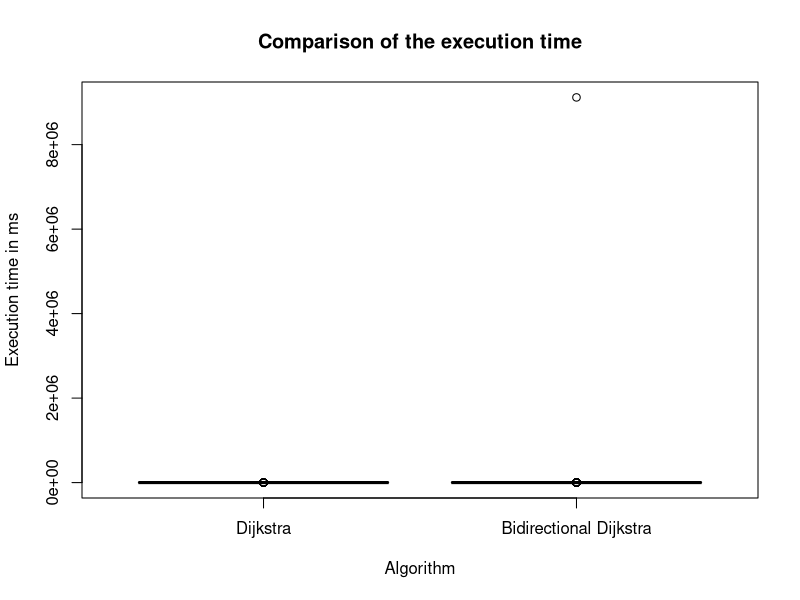
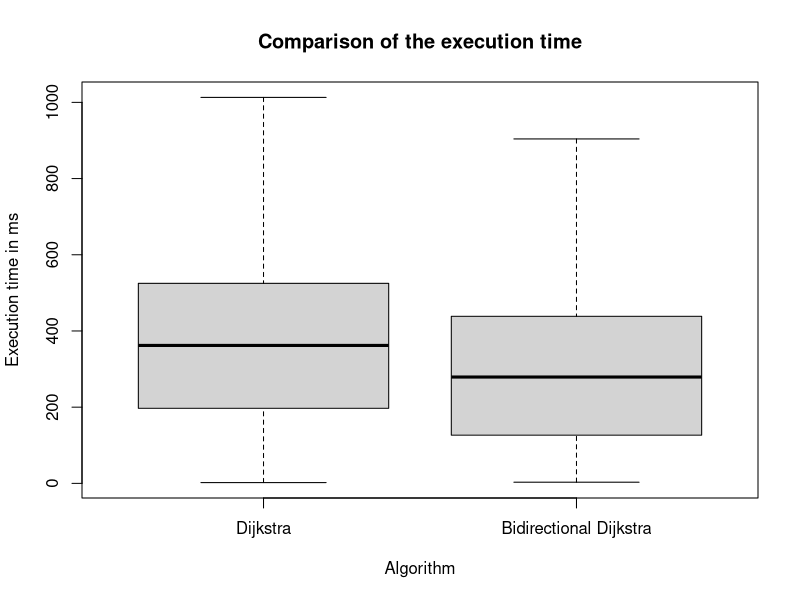
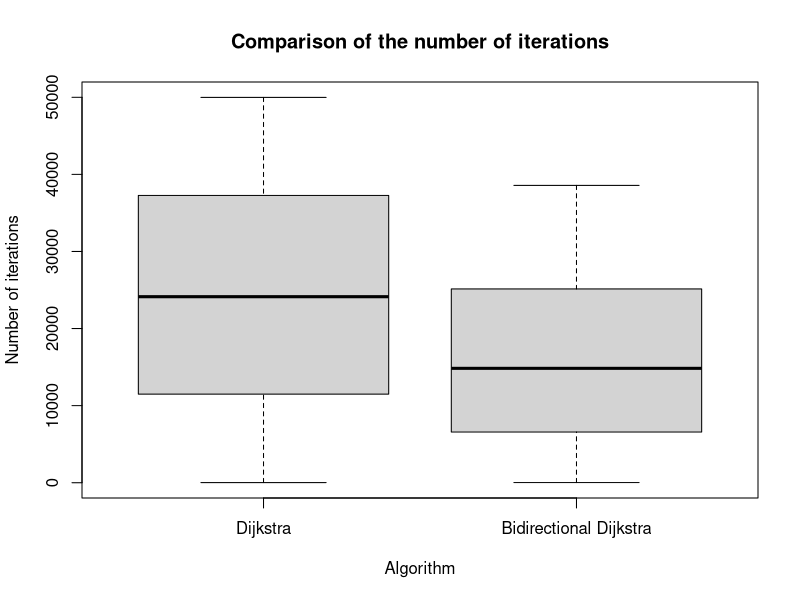
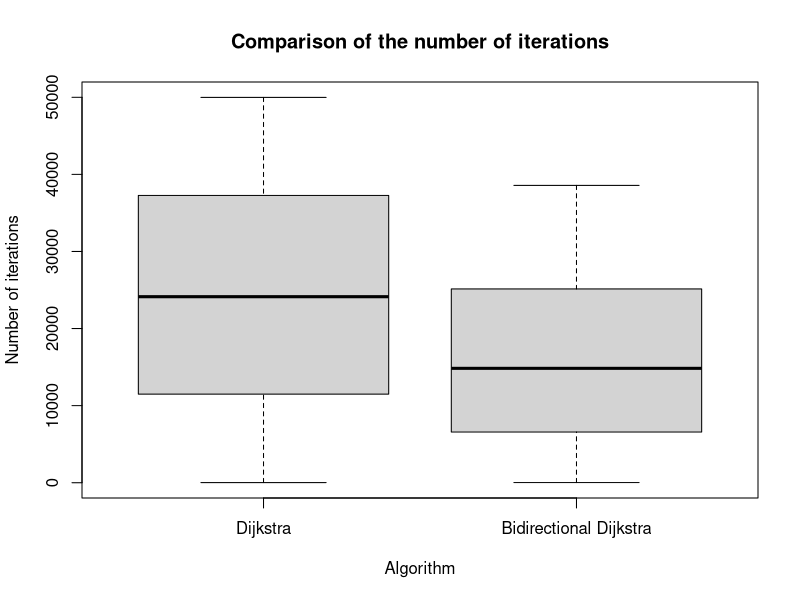
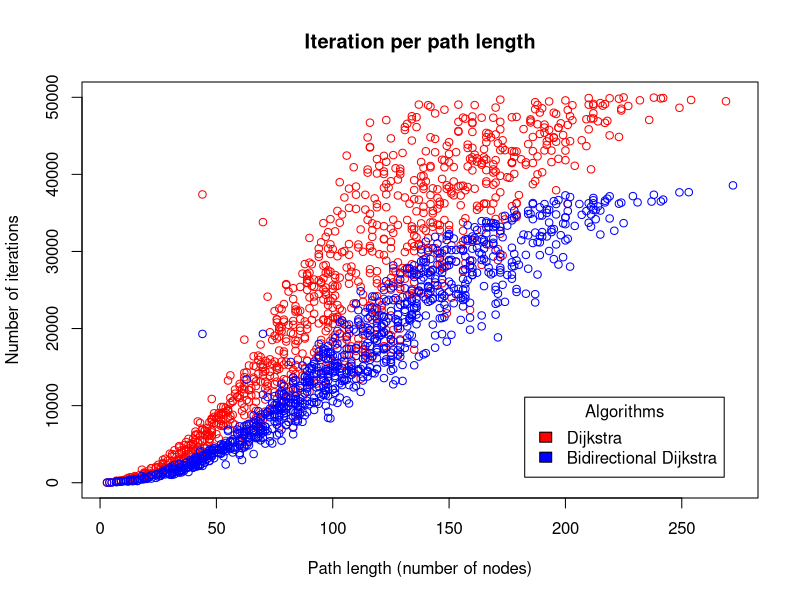
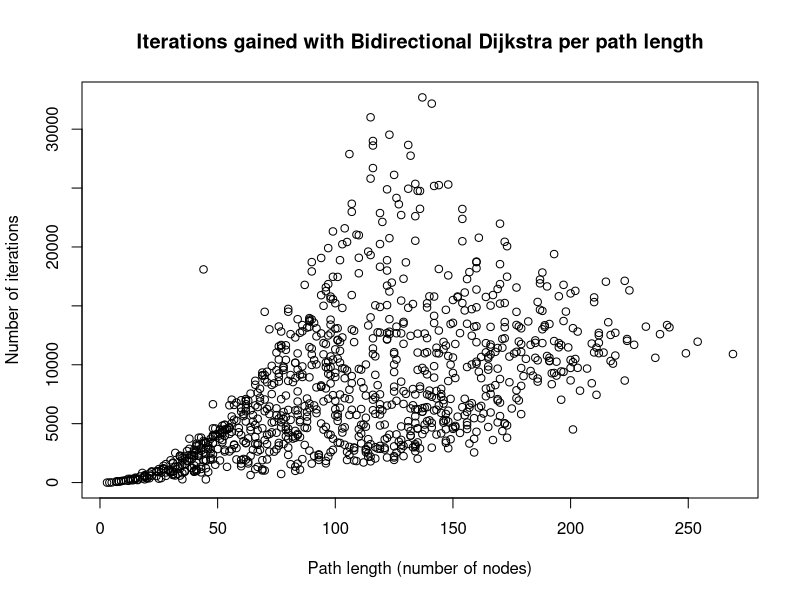
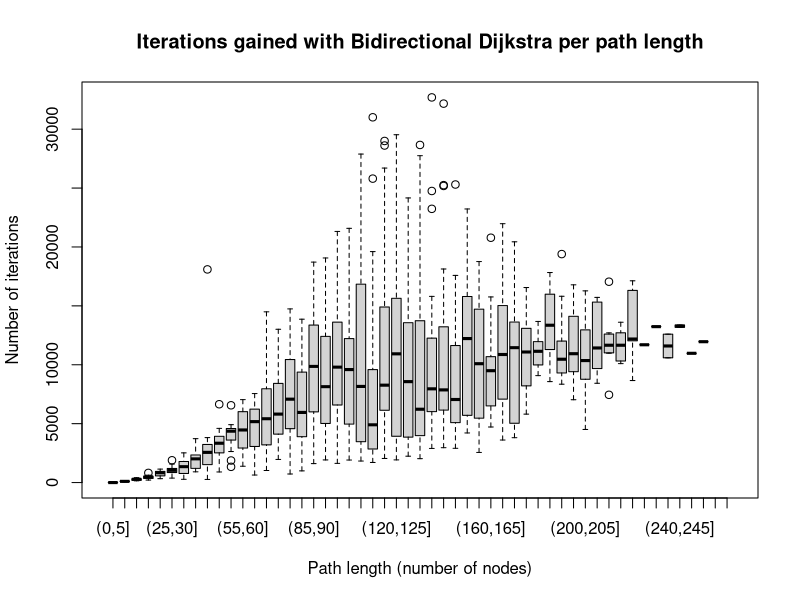
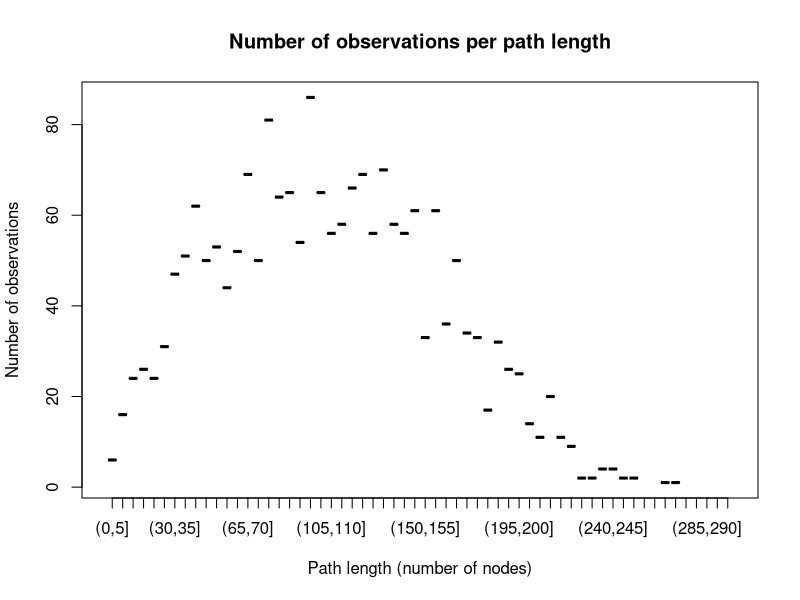

The R script that drew these images, in order:
setwd('D:/prog/heigVD_2021/GRE/GRE_L2')
algo_perfs = read.csv("output/result-2022-05-16 21-03-33.csv", sep=';')

summary(algo_perfs)

# Times
times <- algo_perfs[, c('Dijkstra.time', 'Bidirectional.Dijkstra.time')]
times <- setNames(times, c("Dijkstra", "Bidirectional Dijkstra"))
boxplot(times, outline = TRUE)
title("Comparison of the execution time", xlab = "Algorithm", ylab = "Execution time in ms")

boxplot(times, outline = FALSE)
title("Comparison of the execution time", xlab = "Algorithm", ylab = "Execution time in ms")


# Iterations
times <- algo_perfs[, c('Dijkstra.iteration', 'Bidirectional.Dijkstra.iteration')]
times <- setNames(times, c("Dijkstra", "Bidirectional Dijkstra"))
boxplot(times, outline = TRUE)
title("Comparison of the number of iterations", xlab = "Algorithm", ylab = "Number of iterations")
boxplot(times, outline = FALSE)
title("Comparison of the number of iterations", xlab = "Algorithm", ylab = "Number of iterations")

# Differences
df <- data.frame(algo_perfs$Dijkstra.time, algo_perfs$Dijkstra.iteration, algo_perfs$Dijkstra.path.length, "Dijkstra")
df <- setNames(df, c("time", "iteration", "path_length", "algorithm"))

df2 <- data.frame(algo_perfs$Bidirectional.Dijkstra.time, algo_perfs$Bidirectional.Dijkstra.iteration, algo_perfs$Bidirectional.Dijkstra.path.length, "Bidirectional Dijkstra")
df2 <- setNames(df2, c("time", "iteration", "path_length", "algorithm"))

unwrapped_df <- rbind(df, df2)

plot(unwrapped_df$path_length, unwrapped_df$iteration, col=ifelse(unwrapped_df$algorithm=="Dijkstra", "red", "blue"), xlab = "Path length (number of nodes)", ylab = "Number of iterations")
title("Iteration per path length")
legend("bottomright", inset=.05, title="Algorithms",
       c("Dijkstra", "Bidirectional Dijkstra"), fill=c("red", "blue"))

plot(algo_perfs$Dijkstra.path.length, algo_perfs$Dijkstra.iteration - algo_perfs$Bidirectional.Dijkstra.iteration, 
     xlab = "Path length (number of nodes)", ylab = "Number of iterations")
title("Iterations gained with Bidirectional Dijkstra per path length")

unwrapped_df$interval <- cut(unwrapped_df$path_length, breaks = seq(0, 300, by=5))
algo_perfs$interval <- cut(algo_perfs$Dijkstra.path.length, breaks = seq(0, max(algo_perfs$Dijkstra.path.length), by=5))

plot(algo_perfs$interval, algo_perfs$Dijkstra.iteration - algo_perfs$Bidirectional.Dijkstra.iteration,
     xlab = "Path length (number of nodes)", ylab = "Number of iterations")
title("Iterations gained with Bidirectional Dijkstra per path length")

library(dplyr)

# Group by percentages

unwrapped_df %>% group_by(unwrapped_df$interval) %>% summarise(n=n())
plot(unwrapped_df %>% group_by(unwrapped_df$interval) %>% summarise(n=n()),
     xlab = "Path length (number of nodes)", ylab = "Number of observations")
title("Number of observations per path length")


unwrapped_df$path_length_percentage <- unwrapped_df$path_length / max(unwrapped_df$path_length) * 100
unwrapped_df$path_length_percentage <- cut(unwrapped_df$path_length_percentage, breaks = seq(0,100, by=1))

dij_df <- unwrapped_df %>% filter(unwrapped_df$algorithm == "Dijkstra") %>% select(path_length_percentage, iteration, time)
bi_dij_df <- unwrapped_df %>% filter(unwrapped_df$algorithm == "Bidirectional Dijkstra") %>% select(path_length_percentage, iteration, time)
grp_by_perc <- dij_df %>% group_by(dij_df$path_length_percentage) %>% summarise_all(mean, na.rm = TRUE)
grp_by_perc2 <- bi_dij_df %>% group_by(bi_dij_df$path_length_percentage) %>% summarise_all(mean, na.rm = TRUE)

plot(1, type="n", xlab="", ylab="", xlim=c(0, 100), ylim=c(0, 30000))
lines(grp_by_perc$`dij_df$path_length_percentage`, grp_by_perc$iteration, type="l", col="red")
lines(grp_by_perc2$`bi_dij_df$path_length_percentage`, grp_by_perc2$iteration, type="l", col="blue")
title("Iteration per path length", xlab = "Path length (% of longest path)", ylab = "Number of iterations")
legend("bottomright", inset=.05, title="Algorithms",
       c("Dijkstra", "Bidirectional Dijkstra"), fill=c("red", "blue"))

plot(1, type="n", xlab="", ylab="", xlim=c(0, 100), ylim=c(0, 50))
lines(grp_by_perc$`dij_df$path_length_percentage`, grp_by_perc$time, type="l", col="red")
lines(grp_by_perc2$`bi_dij_df$path_length_percentage`, grp_by_perc2$time, type="l", col="blue")
title("Execution time per path length", xlab = "Path length (% of longest path)", ylab = "Execution time in ms")
legend("bottomright", inset=.05, title="Algorithms",
       c("Dijkstra", "Bidirectional Dijkstra"), fill=c("red", "blue"))


plot(grp_by_perc$`dij_df$path_length_percentage`, grp_by_perc$time - grp_by_perc2$time,
     xlab = "Path length (% of longest path)", ylab = "Execution time in ms")
title("Execution time gain with Bidirectional Dijkstra per path length")
